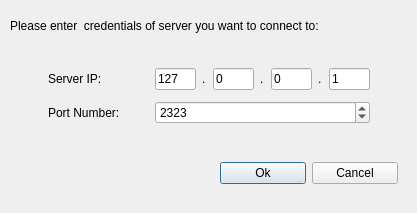
<?xml version="1.0" encoding="UTF-8"?>
<ui version="4.0">
 <class>ServCredentials</class>
 <widget class="QDialog" name="ServCredentials">
  <property name="geometry">
   <rect>
    <x>0</x>
    <y>0</y>
    <width>417</width>
    <height>213</height>
   </rect>
  </property>
  <property name="sizePolicy">
   <sizepolicy hsizetype="Minimum" vsizetype="Minimum">
    <horstretch>0</horstretch>
    <verstretch>0</verstretch>
   </sizepolicy>
  </property>
  <property name="minimumSize">
   <size>
    <width>417</width>
    <height>213</height>
   </size>
  </property>
  <property name="maximumSize">
   <size>
    <width>417</width>
    <height>213</height>
   </size>
  </property>
  <property name="windowTitle">
   <string>Server Credentials</string>
  </property>
  <widget class="QLabel" name="Description">
   <property name="geometry">
    <rect>
     <x>10</x>
     <y>10</y>
     <width>401</width>
     <height>31</height>
    </rect>
   </property>
   <property name="text">
    <string>Please enter  credentials of server you want to connect to:</string>
   </property>
  </widget>
  <widget class="QWidget" name="layoutWidget">
   <property name="geometry">
    <rect>
     <x>220</x>
     <y>159</y>
     <width>178</width>
     <height>29</height>
    </rect>
   </property>
   <layout class="QHBoxLayout" name="horizontalLayout_3">
    <item>
     <widget class="QPushButton" name="OkButton">
      <property name="text">
       <string>Ok</string>
      </property>
     </widget>
    </item>
    <item>
     <widget class="QPushButton" name="CancelButton">
      <property name="text">
       <string>Cancel</string>
      </property>
     </widget>
    </item>
   </layout>
  </widget>
  <widget class="QWidget" name="layoutWidget">
   <property name="geometry">
    <rect>
     <x>48</x>
     <y>63</y>
     <width>322</width>
     <height>66</height>
    </rect>
   </property>
   <layout class="QVBoxLayout" name="verticalLayout">
    <item>
     <layout class="QGridLayout" name="gridLayout">
      <item row="0" column="1">
       <widget class="QLineEdit" name="firstPartIp">
        <property name="sizePolicy">
         <sizepolicy hsizetype="Fixed" vsizetype="Fixed">
          <horstretch>0</horstretch>
          <verstretch>0</verstretch>
         </sizepolicy>
        </property>
        <property name="maximumSize">
         <size>
          <width>41</width>
          <height>16777215</height>
         </size>
        </property>
        <property name="text">
         <string>127</string>
        </property>
       </widget>
      </item>
      <item row="0" column="3">
       <widget class="QLabel" name="dot1">
        <property name="maximumSize">
         <size>
          <width>5</width>
          <height>16777215</height>
         </size>
        </property>
        <property name="text">
         <string>.</string>
        </property>
       </widget>
      </item>
      <item row="0" column="6">
       <widget class="QLineEdit" name="scndPartIp">
        <property name="sizePolicy">
         <sizepolicy hsizetype="Fixed" vsizetype="Fixed">
          <horstretch>0</horstretch>
          <verstretch>0</verstretch>
         </sizepolicy>
        </property>
        <property name="maximumSize">
         <size>
          <width>41</width>
          <height>16777215</height>
         </size>
        </property>
        <property name="text">
         <string>0</string>
        </property>
       </widget>
      </item>
      <item row="0" column="7">
       <widget class="QLabel" name="dot2">
        <property name="maximumSize">
         <size>
          <width>5</width>
          <height>16777215</height>
         </size>
        </property>
        <property name="text">
         <string>.</string>
        </property>
       </widget>
      </item>
      <item row="0" column="10">
       <widget class="QLineEdit" name="fourthPartIp">
        <property name="sizePolicy">
         <sizepolicy hsizetype="Fixed" vsizetype="Fixed">
          <horstretch>0</horstretch>
          <verstretch>0</verstretch>
         </sizepolicy>
        </property>
        <property name="maximumSize">
         <size>
          <width>41</width>
          <height>16777215</height>
         </size>
        </property>
        <property name="text">
         <string>1</string>
        </property>
       </widget>
      </item>
      <item row="0" column="9">
       <widget class="QLabel" name="dot3">
        <property name="maximumSize">
         <size>
          <width>5</width>
          <height>16777215</height>
         </size>
        </property>
        <property name="text">
         <string>.</string>
        </property>
       </widget>
      </item>
      <item row="0" column="8">
       <widget class="QLineEdit" name="thrdPartIp">
        <property name="sizePolicy">
         <sizepolicy hsizetype="Fixed" vsizetype="Fixed">
          <horstretch>0</horstretch>
          <verstretch>0</verstretch>
         </sizepolicy>
        </property>
        <property name="maximumSize">
         <size>
          <width>41</width>
          <height>16777215</height>
         </size>
        </property>
        <property name="text">
         <string>0</string>
        </property>
       </widget>
      </item>
      <item row="0" column="0">
       <widget class="QLabel" name="IpLabel">
        <property name="text">
         <string>Server IP:        </string>
        </property>
       </widget>
      </item>
     </layout>
    </item>
    <item>
     <layout class="QHBoxLayout" name="horizontalLayout">
      <item>
       <widget class="QLabel" name="PortLabel">
        <property name="text">
         <string>Port Number:</string>
        </property>
       </widget>
      </item>
      <item>
       <widget class="QSpinBox" name="PortLine">
        <property name="minimumSize">
         <size>
          <width>215</width>
          <height>0</height>
         </size>
        </property>
        <property name="maximum">
         <number>59999</number>
        </property>
        <property name="value">
         <number>2323</number>
        </property>
       </widget>
      </item>
     </layout>
    </item>
   </layout>
  </widget>
 </widget>
 <resources/>
 <connections/>
</ui>
